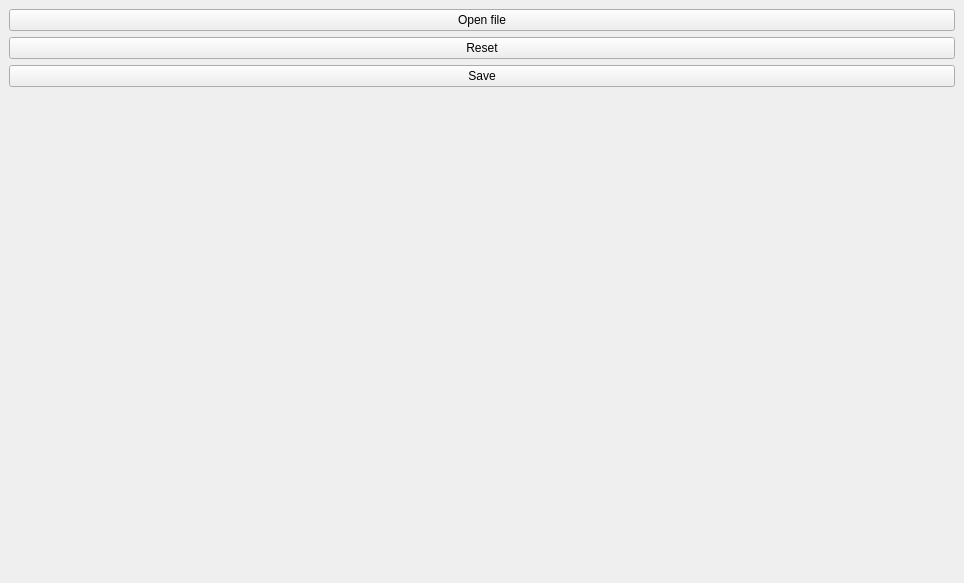
<?xml version="1.0" encoding="UTF-8"?>
<ui version="4.0">
 <class>MainWindow</class>
 <widget class="QMainWindow" name="MainWindow">
  <property name="geometry">
   <rect>
    <x>0</x>
    <y>0</y>
    <width>964</width>
    <height>583</height>
   </rect>
  </property>
  <property name="windowTitle">
   <string>MainWindow</string>
  </property>
  <widget class="QWidget" name="centralwidget">
   <layout class="QVBoxLayout" name="verticalLayout">
    <item>
     <widget class="QPushButton" name="btnOpenFile">
      <property name="text">
       <string>Open file</string>
      </property>
     </widget>
    </item>
    <item>
     <widget class="QPushButton" name="btnReset">
      <property name="text">
       <string>Reset</string>
      </property>
     </widget>
    </item>
    <item>
     <widget class="QPushButton" name="btnSave">
      <property name="text">
       <string>Save</string>
      </property>
     </widget>
    </item>
    <item>
     <widget class="QVTKOpenGLNativeWidget" name="qvtkWidget" native="true"/>
    </item>
   </layout>
  </widget>
  <action name="actionOpenFile">
   <property name="enabled">
    <bool>true</bool>
   </property>
   <property name="text">
    <string>Open File...</string>
   </property>
  </action>
  <action name="actionExit">
   <property name="text">
    <string>Exit</string>
   </property>
  </action>
  <action name="actionPrint">
   <property name="text">
    <string>Print</string>
   </property>
  </action>
  <action name="actionHelp">
   <property name="text">
    <string>Help</string>
   </property>
  </action>
  <action name="actionSave">
   <property name="text">
    <string>Save</string>
   </property>
  </action>
 </widget>
 <customwidgets>
  <customwidget>
   <class>QVTKOpenGLNativeWidget</class>
   <extends>QWidget</extends>
   <header>QVTKOpenGLNativeWidget.h</header>
  </customwidget>
 </customwidgets>
 <resources/>
 <connections/>
</ui>
